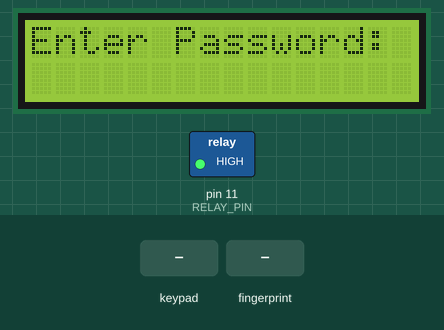
The sketch below on a simulated Arduino Uno, built with avr-gcc and run on an emulated ATmega328P. Parts: 16×2 character LCD, switched loads named in the sketch (green lamp = pin HIGH). The inputs (shaded band) are chosen by the test bench. EEPROM starts erased.

Above: at 5.3 s.
5.4 s: keypad keys 2 3 4 5 # pressed 0.4 s apart
At 7.4 s:
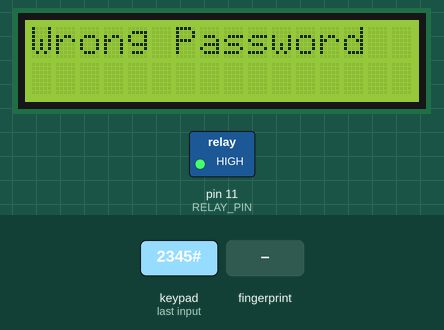
10.4 s: key 'A' pressed
At 11.5 s:
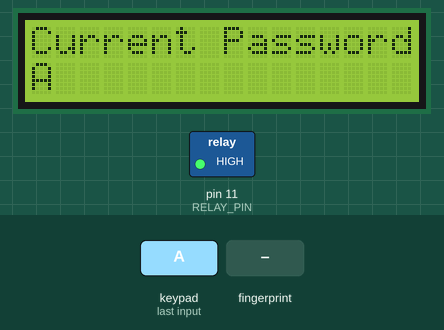
11.9 s: keypad keys 2 3 4 5 * pressed 0.4 s apart
At 15.4 s:
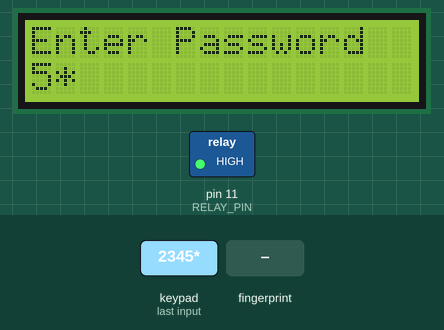
16.5 s: finger stored as number 1 placed on the sensor
At 17.9 s:
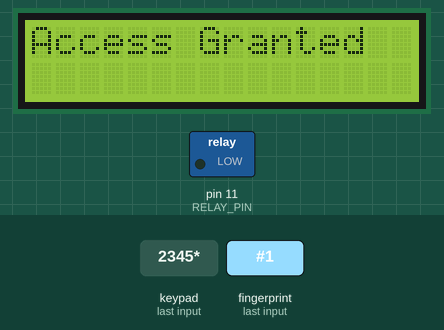
18.3 s: key 'B' pressed
21.3 s: key 'C' pressed
At 23.0 s:
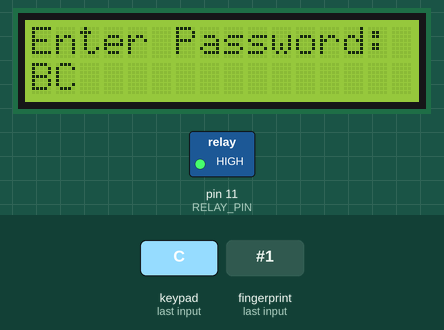
Timing chart, 0 to 24.5 s (numbered marks = the images above; inputs shaded):
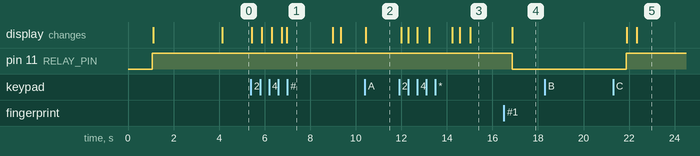

Measured:
- after the input at 5.4 s, the display: first changes at once (image 1 shows a later state)
- after the input at 10.4 s, the display: changes at once (image 2)
- after the input at 11.9 s, the display: first changes after 0.10 s (image 3 shows a later state)
- after the input at 16.5 s, pin 11 (RELAY_PIN): HIGH → LOW after 0.36 s; the display: changes after 0.38 s (image 4)
- after the input at 18.3 s, every drawn part: stays the same
- after the input at 21.3 s, the display: first differs from a run without the input after 1.0 s (image 5)

The sketch:

doorlock_v4.ino
```cpp
#include <Adafruit_Fingerprint.h>
#include <Keypad.h>
#include <EEPROM.h>
#include <Wire.h>
#include <LiquidCrystal_I2C.h>
#include <SoftwareSerial.h>

// Fingerprint sensor initialization
SoftwareSerial mySerial(2, 3);
Adafruit_Fingerprint finger = Adafruit_Fingerprint(&mySerial);

#define RELAY_PIN       11
#define ACCESS_DELAY    5000

// LCD initialization
LiquidCrystal_I2C lcd(0x27,16, 2);

// Variables for password handling
char password[4];
char initial_password[4], new_password[4];
int i = 0;
char key_pressed = 0;


// Keypad initialization
const byte rows = 4;
const byte columns = 4;
char hexaKeys[rows][columns] = {
  {'1','2','3','A'},
  {'4','5','6','B'},
  {'7','8','9','C'},
  {'*','0','#','D'}
};
byte row_pins[rows] = {2, 3, 4, 5};
byte column_pins[columns] = {6, 7, 8, 9};
Keypad keypad_key = Keypad(makeKeymap(hexaKeys), row_pins, column_pins, rows, columns);

void setup() {
  // Initialize fingerprint sensor
  finger.begin(9600);
  delay(5);
  if (!finger.verifyPassword()) {
    while (1) { delay(1); } // Stop here if fingerprint sensor is not found
  }

  // Initialize LCD
  lcd.begin(A4,A5, LCD_5x8DOTS);
  lcd.backlight();

  // Set relay pin as output
  pinMode(RELAY_PIN, OUTPUT);
  digitalWrite(RELAY_PIN, HIGH);  // Keep the relay locked initially

  // Display startup message
  lcd.print(" MOUNT DYNAMICS ");
  lcd.setCursor(0, 1);
  lcd.print("Electronic Lock ");
  delay(3000);
  lcd.clear();

  // Load the initial password
  lcd.print("Enter Password");
  lcd.setCursor(0, 1);
  initialPassword();
}

void loop() {
  // Check for fingerprint access
  if (getFingerPrint() != -1) {
    grantAccess();
  }

  // Check for keypad input
  key_pressed = keypad_key.getKey();
  if (key_pressed == '#') {
    changePassword();
  }
  if (key_pressed) {
    password[i++] = key_pressed;
    lcd.print(key_pressed);
  }
  if (i == 4) {
    delay(200);
    checkPassword();
  }

  delay(50); // Add some delay before the next loop iteration
}

void grantAccess() {
  digitalWrite(RELAY_PIN, LOW);  // Unlock
  lcd.clear();
  lcd.print("Access Granted");
  delay(ACCESS_DELAY);
  digitalWrite(RELAY_PIN, HIGH);  // Lock again
  lcd.clear();
  lcd.print("Enter Password:");
  lcd.setCursor(0, 1);
  i = 0;
}

void checkPassword() {
  for (int j = 0; j < 4; j++) {
    initial_password[j] = EEPROM.read(j);
  }

  if (!(strncmp(password, initial_password, 4))) {
    grantAccess();
  } else {
    lcd.clear();
    lcd.print("Wrong Password");
    delay(2000);
    lcd.clear();
    lcd.print("Enter Password:");
    lcd.setCursor(0, 1);
    i = 0;
  }
}

int getFingerPrint() {
  int p = finger.getImage();
  if (p != FINGERPRINT_OK) return -1;

  p = finger.image2Tz();
  if (p != FINGERPRINT_OK) return -1;

  p = finger.fingerFastSearch();
  if (p != FINGERPRINT_OK) return -1;

  // Found a match
  return finger.fingerID;
}

void changePassword() {
  int j = 0;
  lcd.clear();
  lcd.print("Current Password");
  lcd.setCursor(0, 1);
  while (j < 4) {
    char key = keypad_key.getKey();
    if (key) {
      new_password[j++] = key;
      lcd.print(key);
    }
    key = 0;
  }
  delay(500);

  if (strncmp(new_password, initial_password, 4)) {
    lcd.clear();
    lcd.print("Wrong Password");
    lcd.setCursor(0, 1);
    lcd.print("Try Again");
    delay(1000);
  } else {
    j = 0;
    lcd.clear();
    lcd.print("New Password:");
    lcd.setCursor(0, 1);

    while (j < 4) {
      char key = keypad_key.getKey();
      if (key) {
        initial_password[j] = key;
        lcd.print(key);
        EEPROM.write(j, key);
        j++;
      }
    }
    lcd.clear();
    lcd.print("Pass Changed");
    delay(1000);
  }

  lcd.clear();
  lcd.print("Enter Password");
  lcd.setCursor(0, 1);
  key_pressed = 0;
}

void initialPassword() {
  int j;
  for (j = 0; j < 4; j++) {
    EEPROM.write(j, j + 49); // Write default password ('1', '2', '3', '4')
  }
  for (j = 0; j < 4; j++) {
    initial_password[j] = EEPROM.read(j);
  }
  lcd.clear();
  lcd.print("Enter Password:");
  lcd.setCursor(0,1);
}
```
